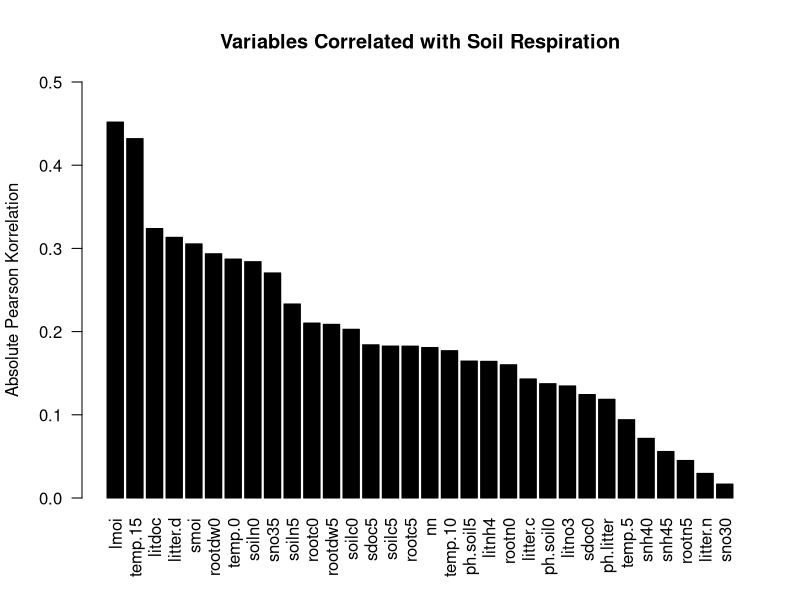
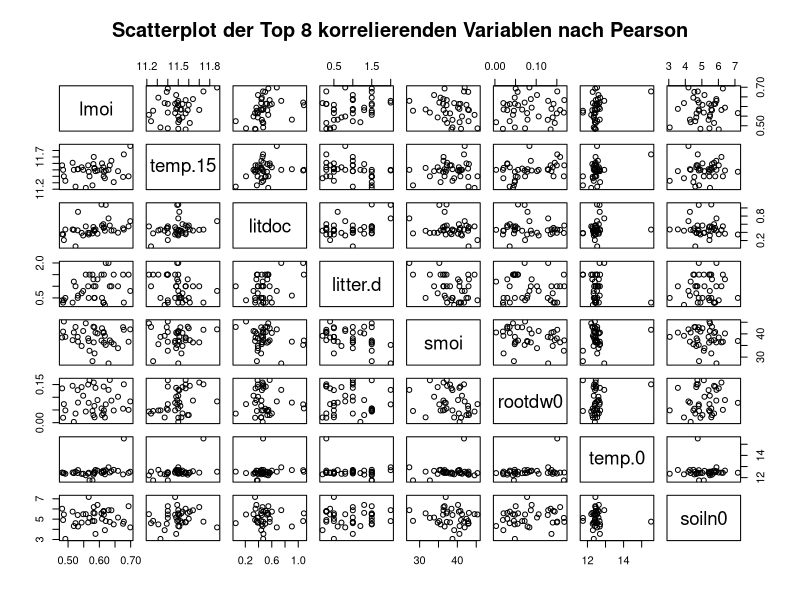
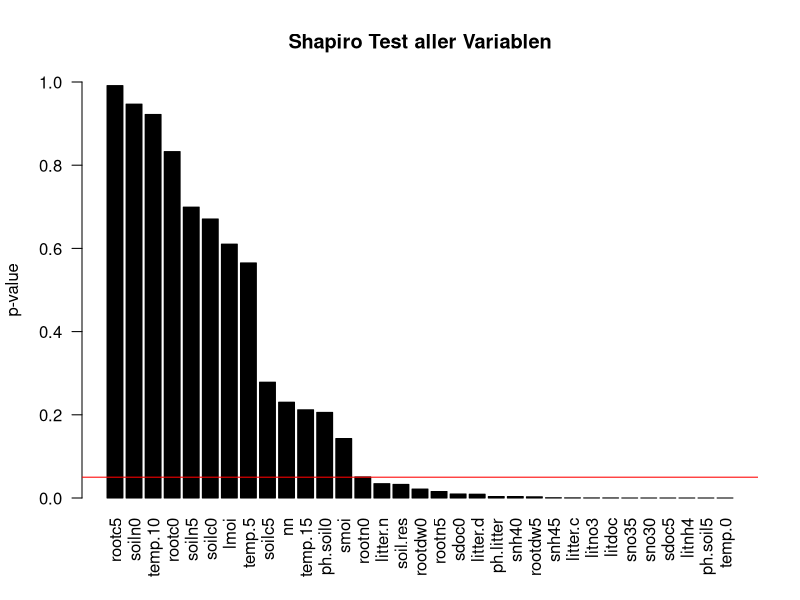
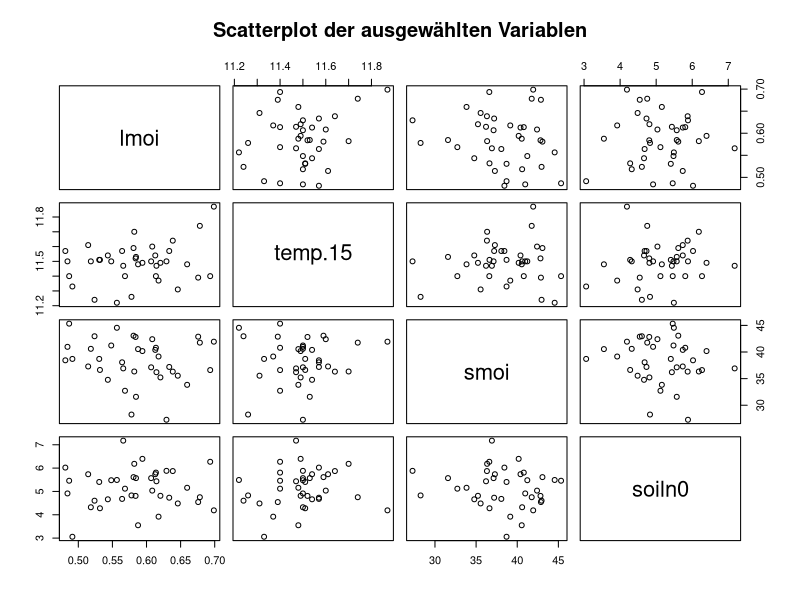
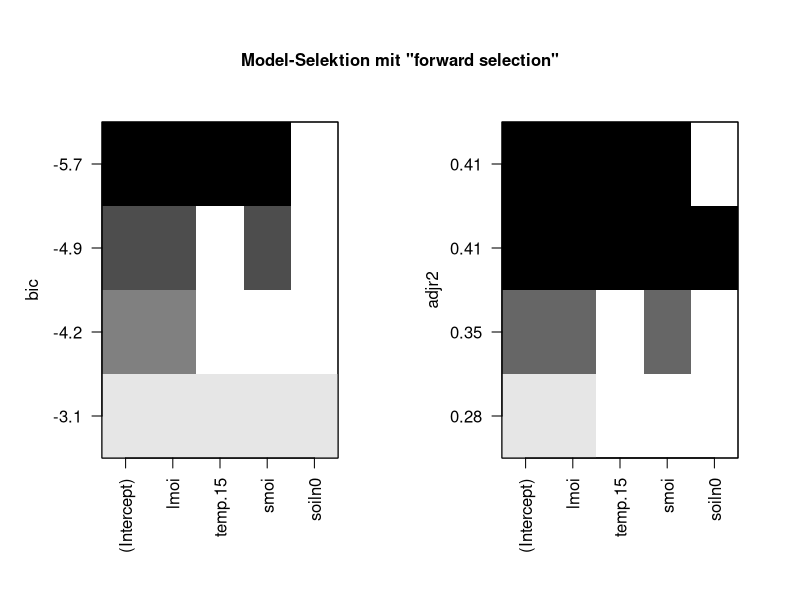

Write R code to recreate these figures, in order.
# nicht vergessen: setwd!
# setwd("/home/daniel/Schreibtisch/Statistik Projekt")
# setwd("~/Projects/GithubProjects/soil-resp/scr")

hainich <- read.csv("hainich.csv", sep = ";", dec = ".")

# Correlation mit Pearson
hainich.pear <- abs(cor(hainich))["soil.res",-1]
hainich.pear.ordered <- hainich.pear[order(hainich.pear, decreasing = T)]
png(file="../doc/fig/correlation-pearson.png",width=800,height=360)
barplot(hainich.pear.ordered, las = 2, ylim = c(0,0.5), col = "black",
        ylab = "Absolute Pearson Korrelation", main = "Variables Correlated with Soil Respiration")
dev.off()

names(hainich.pear.ordered)
# fig/scatterplot-pearson-top8.png
png(file="../doc/fig/scatterplot-pearson-top8.png",width=800,height=800)
pairs(~ lmoi + temp.15 + litdoc + litter.d  + smoi + rootdw0 + temp.0 + soiln0, data=hainich ,main="Scatterplot der Top 8 korrelierenden Variablen nach Pearson")
dev.off()

# Shapiro normalverteilt?
hainich.shapiro <- mapply(function(x) shapiro.test(x)$p.value,hainich)
hainich.shapiro.ordered <- hainich.shapiro[order(hainich.shapiro, decreasing = T)]
png(file="../doc/fig/normalverteilung-shapiro.png",width=800,height=360)
barplot(hainich.shapiro.ordered, las = 2, ylim = c(0,1), col = "black",
        ylab = "p-value", main = "Shapiro Test aller Variablen")
abline(h=0.05, col="red")
dev.off()

hainich.normal <- hainich[names(hainich.shapiro.ordered[hainich.shapiro.ordered > 0.05])]

# fig/scatterplot-pearson-top8-normalverteilt.png
png(file="../doc/fig/scatterplot-pearson-normalverteilt.png",width=800,height=800)
pairs(~ lmoi + temp.15 + smoi + soiln0, data=hainich ,main="Scatterplot der ausgewählten Variablen")
dev.off()
#pairs(~ lmoi + log(temp.15) + smoi + soiln0, data=hainich ,main="Simple Scatterplot Matrix")

#shapiro.test(hainich$soiln0)$p.value
#shapiro.test(log(hainich$soiln0))$p.value

#pairs(~ soil.res + exp(temp.15) + exp(temp.10) + exp(temp.5) + exp(temp.0), data=hainich[2:38,])

# sampling training data
set.seed(1337)
testFraction <- 0.2 #Fraction of data used for testing (estimate for integer sample size)
sampleCount <- dim(hainich)[1]
index <- sample(1:sampleCount, round(testFraction * sampleCount))
hainich.test <- hainich[index,]
hainich.train <- hainich[-index,]

null <- lm(soil.res ~ 1, data = hainich.train)
# Top 15 Variablen
#full <- lm(soil.res ~ 1 + lmoi + temp.15 + litdoc + litter.d + smoi + rootdw0 + temp.0 + soiln0 + sno35 + soiln5 + rootc0 + rootdw5 + soilc0 + sdoc5 + soilc5, data = hainich.train)
# Top 6 Variablen
#full <- lm(soil.res ~ 1 + lmoi + temp.15 + litdoc + litter.d + smoi + rootdw0, data = hainich.train)
# Top 8 nur normalverteilte Variablen = 4
full <- lm(soil.res ~ 1 + lmoi + temp.15 + smoi + soiln0, data=hainich.train)

step(null, scope=list(lower=null, upper=full), direction="forward")

#info: http://www.stat.columbia.edu/~martin/W2024/R10.pdf
library("leaps")
hainich.leaps <- regsubsets(soil.res ~ 1 + lmoi + temp.15 + smoi + soiln0,
                             data=hainich.train, method = "forward")

summary(hainich.leaps)
png("../doc/fig/variablenselektion-bic-adjr2", width = 400, height = 270)
par(mfrow=c(1,2))
plot(hainich.leaps, scale="bic")
plot(hainich.leaps, scale="adjr2")
mtext("Model-Selektion mit \"forward selection\"", side=3, outer=TRUE, line=-3.5, cex=1, font = 2)
dev.off()
summary(hainich.leaps)$bic
